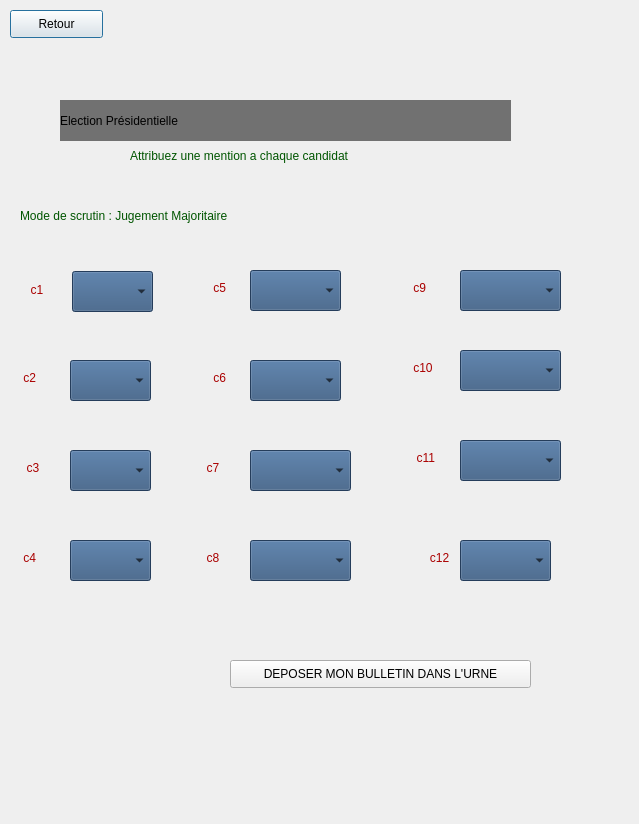
<?xml version="1.0" encoding="UTF-8"?>
<ui version="4.0">
 <class>Dialog</class>
 <widget class="QDialog" name="Dialog">
  <property name="geometry">
   <rect>
    <x>0</x>
    <y>0</y>
    <width>639</width>
    <height>824</height>
   </rect>
  </property>
  <property name="windowTitle">
   <string>Dialog</string>
  </property>
  <widget class="QWidget" name="widget" native="true">
   <property name="geometry">
    <rect>
     <x>0</x>
     <y>0</y>
     <width>640</width>
     <height>825</height>
    </rect>
   </property>
   <property name="styleSheet">
    <string notr="true">background-image: url(:/7/urnnne.jpg);</string>
   </property>
   <widget class="QLabel" name="label_5">
    <property name="geometry">
     <rect>
      <x>470</x>
      <y>430</y>
      <width>221</width>
      <height>20</height>
     </rect>
    </property>
    <property name="styleSheet">
     <string notr="true">font: 12pt &quot;MS Shell Dlg 2&quot;;
color: rgb(255, 0, 0);
color: rgb(255, 0, 0);</string>
    </property>
    <property name="text">
     <string/>
    </property>
   </widget>
   <widget class="QLabel" name="label">
    <property name="geometry">
     <rect>
      <x>60</x>
      <y>100</y>
      <width>451</width>
      <height>41</height>
     </rect>
    </property>
    <property name="styleSheet">
     <string notr="true">color: rgb(0, 0, 0);
alternate-background-color: rgb(93, 93, 93);
background-color: rgb(113, 113, 113);
font: 8pt &quot;Kristen ITC&quot;;
font: 24pt &quot;Kristen ITC&quot;;
</string>
    </property>
    <property name="text">
     <string>Election Présidentielle</string>
    </property>
   </widget>
   <widget class="QLabel" name="label_3">
    <property name="geometry">
     <rect>
      <x>130</x>
      <y>140</y>
      <width>271</width>
      <height>31</height>
     </rect>
    </property>
    <property name="styleSheet">
     <string notr="true">color: rgb(0, 85, 0);
font: 8pt &quot;Kristen ITC&quot;;
font: 8pt &quot;Kristen ITC&quot;;</string>
    </property>
    <property name="text">
     <string>Attribuez une mention a chaque candidat</string>
    </property>
   </widget>
   <widget class="QLabel" name="label_4">
    <property name="geometry">
     <rect>
      <x>20</x>
      <y>190</y>
      <width>261</width>
      <height>51</height>
     </rect>
    </property>
    <property name="styleSheet">
     <string notr="true">color: rgb(0, 85, 0);
font: 8pt &quot;Kristen ITC&quot;;
font: 8pt &quot;Kristen ITC&quot;;
</string>
    </property>
    <property name="text">
     <string>Mode de scrutin : Jugement Majoritaire</string>
    </property>
   </widget>
   <widget class="QComboBox" name="comboBoxC1">
    <property name="geometry">
     <rect>
      <x>72</x>
      <y>271</y>
      <width>81</width>
      <height>41</height>
     </rect>
    </property>
    <property name="styleSheet">
     <string notr="true">background-color: rgb(0, 85, 255);
background-color: rgb(0, 0, 0);
background-color: rgb(52, 86, 127);
</string>
    </property>
   </widget>
   <widget class="QComboBox" name="comboBoxC5">
    <property name="geometry">
     <rect>
      <x>250</x>
      <y>270</y>
      <width>91</width>
      <height>41</height>
     </rect>
    </property>
    <property name="styleSheet">
     <string notr="true">background-color: rgb(0, 85, 255);
background-color: rgb(0, 0, 0);
background-color: rgb(52, 86, 127);</string>
    </property>
   </widget>
   <widget class="QComboBox" name="comboBoxC9">
    <property name="geometry">
     <rect>
      <x>460</x>
      <y>270</y>
      <width>101</width>
      <height>41</height>
     </rect>
    </property>
    <property name="styleSheet">
     <string notr="true">background-color: rgb(0, 85, 255);
background-color: rgb(0, 0, 0);
background-color: rgb(52, 86, 127);</string>
    </property>
   </widget>
   <widget class="QComboBox" name="comboBoxC2">
    <property name="geometry">
     <rect>
      <x>70</x>
      <y>360</y>
      <width>81</width>
      <height>41</height>
     </rect>
    </property>
    <property name="styleSheet">
     <string notr="true">background-color: rgb(0, 85, 255);
background-color: rgb(0, 0, 0);
background-color: rgb(52, 86, 127);</string>
    </property>
   </widget>
   <widget class="QComboBox" name="comboBoxC6">
    <property name="geometry">
     <rect>
      <x>250</x>
      <y>360</y>
      <width>91</width>
      <height>41</height>
     </rect>
    </property>
    <property name="styleSheet">
     <string notr="true">background-color: rgb(0, 85, 255);
background-color: rgb(0, 0, 0);
background-color: rgb(52, 86, 127);</string>
    </property>
   </widget>
   <widget class="QComboBox" name="comboBoxC10">
    <property name="geometry">
     <rect>
      <x>460</x>
      <y>350</y>
      <width>101</width>
      <height>41</height>
     </rect>
    </property>
    <property name="styleSheet">
     <string notr="true">background-color: rgb(0, 85, 255);
background-color: rgb(0, 0, 0);
background-color: rgb(52, 86, 127);</string>
    </property>
   </widget>
   <widget class="QComboBox" name="comboBoxC3">
    <property name="geometry">
     <rect>
      <x>70</x>
      <y>450</y>
      <width>81</width>
      <height>41</height>
     </rect>
    </property>
    <property name="styleSheet">
     <string notr="true">background-color: rgb(0, 85, 255);
background-color: rgb(0, 0, 0);
background-color: rgb(52, 86, 127);</string>
    </property>
   </widget>
   <widget class="QComboBox" name="comboBoxC7">
    <property name="geometry">
     <rect>
      <x>250</x>
      <y>450</y>
      <width>101</width>
      <height>41</height>
     </rect>
    </property>
    <property name="styleSheet">
     <string notr="true">background-color: rgb(0, 85, 255);
background-color: rgb(0, 0, 0);
background-color: rgb(52, 86, 127);</string>
    </property>
   </widget>
   <widget class="QComboBox" name="comboBoxC11">
    <property name="geometry">
     <rect>
      <x>460</x>
      <y>440</y>
      <width>101</width>
      <height>41</height>
     </rect>
    </property>
    <property name="styleSheet">
     <string notr="true">background-color: rgb(0, 85, 255);
background-color: rgb(0, 0, 0);
background-color: rgb(52, 86, 127);</string>
    </property>
   </widget>
   <widget class="QComboBox" name="comboBoxC4">
    <property name="geometry">
     <rect>
      <x>70</x>
      <y>540</y>
      <width>81</width>
      <height>41</height>
     </rect>
    </property>
    <property name="styleSheet">
     <string notr="true">background-color: rgb(0, 85, 255);
background-color: rgb(0, 0, 0);
background-color: rgb(52, 86, 127);</string>
    </property>
   </widget>
   <widget class="QComboBox" name="comboBoxC8">
    <property name="geometry">
     <rect>
      <x>250</x>
      <y>540</y>
      <width>101</width>
      <height>41</height>
     </rect>
    </property>
    <property name="styleSheet">
     <string notr="true">background-color: rgb(0, 85, 255);
background-color: rgb(0, 0, 0);
background-color: rgb(52, 86, 127);</string>
    </property>
   </widget>
   <widget class="QComboBox" name="comboBoxC12">
    <property name="geometry">
     <rect>
      <x>460</x>
      <y>540</y>
      <width>91</width>
      <height>41</height>
     </rect>
    </property>
    <property name="styleSheet">
     <string notr="true">background-color: rgb(0, 85, 255);
background-color: rgb(0, 0, 0);
background-color: rgb(52, 86, 127);</string>
    </property>
   </widget>
   <widget class="QLabel" name="labelC1">
    <property name="geometry">
     <rect>
      <x>4</x>
      <y>280</y>
      <width>51</width>
      <height>20</height>
     </rect>
    </property>
    <property name="styleSheet">
     <string notr="true">font: 8pt &quot;Kristen ITC&quot;;
color: rgb(170, 0, 0);
font: 8pt &quot;Kristen ITC&quot;;
</string>
    </property>
    <property name="text">
     <string>        c1</string>
    </property>
   </widget>
   <widget class="QLabel" name="labelC2">
    <property name="geometry">
     <rect>
      <x>0</x>
      <y>370</y>
      <width>55</width>
      <height>16</height>
     </rect>
    </property>
    <property name="styleSheet">
     <string notr="true">font: 8pt &quot;Kristen ITC&quot;;
color: rgb(170, 0, 0);
font: 8pt &quot;Kristen ITC&quot;;

</string>
    </property>
    <property name="text">
     <string>       c2</string>
    </property>
   </widget>
   <widget class="QLabel" name="labelC3">
    <property name="geometry">
     <rect>
      <x>0</x>
      <y>460</y>
      <width>55</width>
      <height>16</height>
     </rect>
    </property>
    <property name="styleSheet">
     <string notr="true">font: 8pt &quot;Kristen ITC&quot;;
color: rgb(170, 0, 0);
font: 8pt &quot;Kristen ITC&quot;;
</string>
    </property>
    <property name="text">
     <string>        c3</string>
    </property>
   </widget>
   <widget class="QLabel" name="labelC4">
    <property name="geometry">
     <rect>
      <x>0</x>
      <y>550</y>
      <width>55</width>
      <height>16</height>
     </rect>
    </property>
    <property name="styleSheet">
     <string notr="true">font: 8pt &quot;Kristen ITC&quot;;
color: rgb(170, 0, 0);
font: 8pt &quot;Kristen ITC&quot;;

</string>
    </property>
    <property name="text">
     <string>       c4</string>
    </property>
   </widget>
   <widget class="QLabel" name="labelC5">
    <property name="geometry">
     <rect>
      <x>190</x>
      <y>280</y>
      <width>55</width>
      <height>16</height>
     </rect>
    </property>
    <property name="styleSheet">
     <string notr="true">font: 8pt &quot;Kristen ITC&quot;;
color: rgb(170, 0, 0);
font: 8pt &quot;Kristen ITC&quot;;
</string>
    </property>
    <property name="text">
     <string>       c5</string>
    </property>
   </widget>
   <widget class="QLabel" name="labelC6">
    <property name="geometry">
     <rect>
      <x>190</x>
      <y>370</y>
      <width>55</width>
      <height>16</height>
     </rect>
    </property>
    <property name="styleSheet">
     <string notr="true">font: 8pt &quot;Kristen ITC&quot;;
color: rgb(170, 0, 0);
font: 8pt &quot;Kristen ITC&quot;;

</string>
    </property>
    <property name="text">
     <string>       c6</string>
    </property>
   </widget>
   <widget class="QLabel" name="labelC7">
    <property name="geometry">
     <rect>
      <x>180</x>
      <y>460</y>
      <width>55</width>
      <height>16</height>
     </rect>
    </property>
    <property name="styleSheet">
     <string notr="true">font: 8pt &quot;Kristen ITC&quot;;
color: rgb(170, 0, 0);
font: 8pt &quot;Kristen ITC&quot;;
</string>
    </property>
    <property name="text">
     <string>        c7</string>
    </property>
   </widget>
   <widget class="QLabel" name="labelC8">
    <property name="geometry">
     <rect>
      <x>180</x>
      <y>550</y>
      <width>55</width>
      <height>16</height>
     </rect>
    </property>
    <property name="styleSheet">
     <string notr="true">font: 8pt &quot;Kristen ITC&quot;;
color: rgb(170, 0, 0);
font: 8pt &quot;Kristen ITC&quot;;

</string>
    </property>
    <property name="text">
     <string>        c8</string>
    </property>
   </widget>
   <widget class="QLabel" name="labelC9">
    <property name="geometry">
     <rect>
      <x>390</x>
      <y>280</y>
      <width>55</width>
      <height>16</height>
     </rect>
    </property>
    <property name="styleSheet">
     <string notr="true">font: 8pt &quot;Kristen ITC&quot;;
color: rgb(170, 0, 0);
font: 8pt &quot;Kristen ITC&quot;;
</string>
    </property>
    <property name="text">
     <string>       c9</string>
    </property>
   </widget>
   <widget class="QLabel" name="labelC10">
    <property name="geometry">
     <rect>
      <x>390</x>
      <y>360</y>
      <width>55</width>
      <height>16</height>
     </rect>
    </property>
    <property name="styleSheet">
     <string notr="true">font: 8pt &quot;Kristen ITC&quot;;
color: rgb(170, 0, 0);
font: 8pt &quot;Kristen ITC&quot;;

</string>
    </property>
    <property name="text">
     <string>       c10</string>
    </property>
   </widget>
   <widget class="QLabel" name="labelC11">
    <property name="geometry">
     <rect>
      <x>390</x>
      <y>450</y>
      <width>55</width>
      <height>16</height>
     </rect>
    </property>
    <property name="styleSheet">
     <string notr="true">font: 8pt &quot;Kristen ITC&quot;;
color: rgb(170, 0, 0);
font: 8pt &quot;Kristen ITC&quot;;
</string>
    </property>
    <property name="text">
     <string>        c11</string>
    </property>
   </widget>
   <widget class="QLabel" name="labelC12">
    <property name="geometry">
     <rect>
      <x>400</x>
      <y>550</y>
      <width>55</width>
      <height>16</height>
     </rect>
    </property>
    <property name="styleSheet">
     <string notr="true">font: 8pt &quot;Kristen ITC&quot;;
color: rgb(170, 0, 0);
font: 8pt &quot;Kristen ITC&quot;;

</string>
    </property>
    <property name="text">
     <string>         c12</string>
    </property>
   </widget>
   <widget class="QPushButton" name="buttonBack">
    <property name="geometry">
     <rect>
      <x>10</x>
      <y>10</y>
      <width>93</width>
      <height>28</height>
     </rect>
    </property>
    <property name="styleSheet">
     <string notr="true">font: 8pt &quot;Kristen ITC&quot;;
color: rgb(0, 0, 0);
font: 8pt &quot;Kristen ITC&quot;;
</string>
    </property>
    <property name="text">
     <string>Retour</string>
    </property>
   </widget>
   <widget class="QPushButton" name="pushButton_2">
    <property name="geometry">
     <rect>
      <x>230</x>
      <y>660</y>
      <width>301</width>
      <height>28</height>
     </rect>
    </property>
    <property name="styleSheet">
     <string notr="true">font: 8pt &quot;Kristen ITC&quot;;
font: 75 8pt &quot;MS Shell Dlg 2&quot;;
color: rgb(0, 0, 0);
font: 8pt &quot;Kristen ITC&quot;;
</string>
    </property>
    <property name="text">
     <string>DEPOSER MON BULLETIN DANS L'URNE</string>
    </property>
   </widget>
  </widget>
 </widget>
 <resources>
  <include location="img/7.qrc"/>
 </resources>
 <connections/>
</ui>
